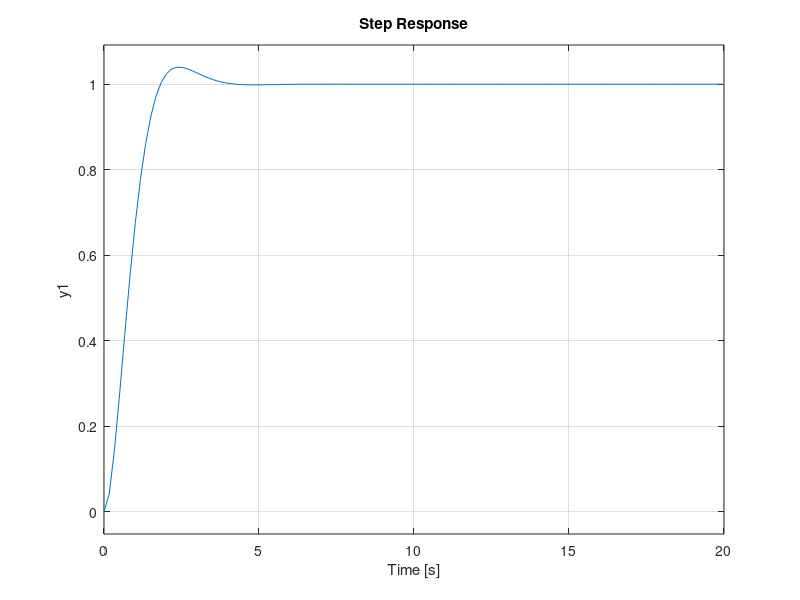

MATLAB code to generate this figure:
clc
clear
close all

Hf = tf([2],[2 1 0]);

%% a)
clc
close all

sigma = 0.1;
ts = 20;

zeta = (abs(log(sigma)))/sqrt((log(sigma))^2+3.14^2);
wn = 4/ts/zeta;
cv = wn/2/zeta
dwB = wn*sqrt(1-2*zeta^2+sqrt(2-4*zeta^2+4*zeta^4))

Ho = tf([wn^2], [1 2*zeta*wn wn^2])
HR = minreal(Ho/(Hf*(1-Ho)))

step(feedback(HR*Hf,1))

%% b)
clc
close all

sigma = 0.04;
ts = 3;

zeta = (abs(log(sigma)))/sqrt((log(sigma))^2+3.14^2);
wn = 4/ts/zeta;
cv = wn/2/zeta
dwB = wn*sqrt(1-2*zeta^2+sqrt(2-4*zeta^2+4*zeta^4))

Ho = tf([wn^2], [1 2*zeta*wn wn^2])
HR = minreal(Ho/(Hf*(1-Ho)))

step(feedback(HR*Hf,1))

%% c)
clc
close all

sigma = 0.07;
ts = 3;

zeta = (abs(log(sigma)))/sqrt((log(sigma))^2+3.14^2);
wn = 4/ts/zeta;
cv = wn/2/zeta
dwB = wn*sqrt(1-2*zeta^2+sqrt(2-4*zeta^2+4*zeta^4))

% Ho = tf([wn^2], [1 2*zeta*wn wn^2])
% HR = minreal(Ho/(Hf*(1-Ho)))
% 
% step(feedback(HR*Hf,1))
